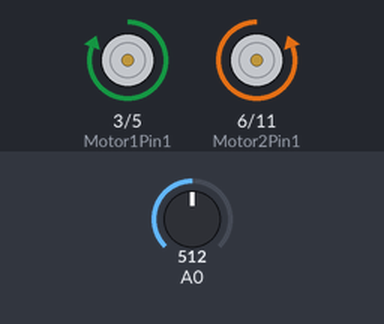
Simulated run of this sketch. Board: Arduino Uno, built with avr-gcc and run on an emulated ATmega328P. Shown: motor-driver pin pairs drawn as motors (green arrow = first pin HIGH = forward, orange = second pin HIGH = backward, longer = more drive). The test bench sets the inputs (shaded band); at power-on: A0 = 512.

Above: at 1.2 s.
1.3 s: A0 set to 44
2.8 s: A0 set to 36
At 4.1 s:
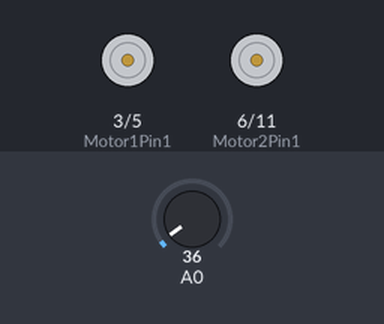
4.4 s: A0 set to 2
5.9 s: A0 set to 0
At 6.6 s:
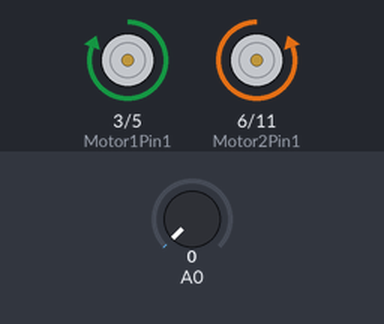
7.4 s: A0 set to 25
At 8.1 s:
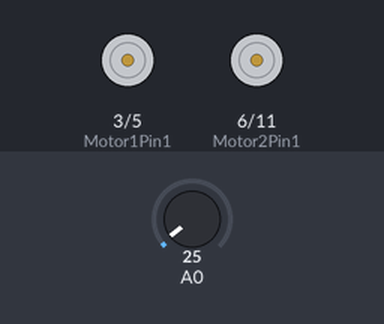
Timing chart, 0 to 10.0 s (numbered marks = the images above; inputs shaded):
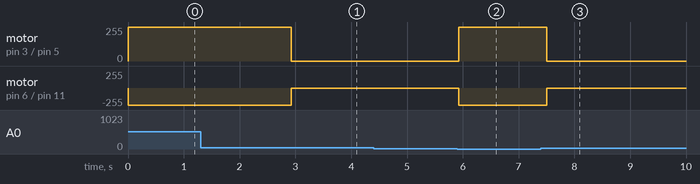

The sketch:

sketch_jan11a.ino
```cpp
const int Motor1Pin1 = 3;
const int Motor1Pin2 = 5;
const int Motor2Pin1 = 6;
const int Motor2Pin2 = 11;
const int LineFrontLeft = 0;
const int LineFrontRight = 4;
const int LineBackLeft = 7;
const int LineBackRight = 8;
const int IRFrontLeft = 0;
const int IRFrontRight= 1;
const int IRBack = 2;
const int IRRight = 3;
const int IRLeft = 4;
int LRdiff= 0;

void setup() {
  pinMode(Motor1Pin1, OUTPUT);  //set up for motor
  pinMode(Motor1Pin2, OUTPUT);
  pinMode(Motor2Pin1, OUTPUT);
  pinMode(Motor2Pin2, OUTPUT);
}

void loop() {                                // Line Sensor need to be used in priority
  if (Distance(IRFrontLeft) < 121){
    if (Distance(IRFrontLeft) < 121){
      GoRight();
      Angle(45);}
  }else{
    Stop();
    delay(300);
  }
}

void GoForward(){
  digitalWrite(Motor1Pin2, LOW);
  digitalWrite(Motor1Pin1, HIGH);
  digitalWrite(Motor2Pin2, LOW);
  digitalWrite(Motor2Pin1, HIGH);
}

void GoBackward(){
  digitalWrite(Motor1Pin1, LOW);
  digitalWrite(Motor1Pin2, HIGH);
  digitalWrite(Motor2Pin1, LOW);
  digitalWrite(Motor2Pin2, HIGH);
}

void GoLeft(){
  digitalWrite(Motor1Pin1, LOW);
  digitalWrite(Motor1Pin2, HIGH);
  digitalWrite(Motor2Pin2, LOW);
  digitalWrite(Motor2Pin1, HIGH);
}

void GoRight(){
  digitalWrite(Motor1Pin2, LOW);
  digitalWrite(Motor1Pin1, HIGH);
  digitalWrite(Motor2Pin1, LOW);
  digitalWrite(Motor2Pin2, HIGH);
}

void Stop(){
  digitalWrite(Motor1Pin2, LOW);
  digitalWrite(Motor1Pin1, LOW);
  digitalWrite(Motor2Pin1, LOW);
  digitalWrite(Motor2Pin2, LOW);
}

int readQD(int sensorP){
  pinMode(sensorP,OUTPUT);
  digitalWrite(sensorP,HIGH);
  delay(100);
  pinMode(sensorP,INPUT);

  long time = micros();

  //time how long the input is HIGH, but quit after 3ms as nothing happens after that
  while (digitalRead(sensorP) == HIGH && micros() - time < 3000);
  int diff = micros() - time;

  return diff;
}

float Distance(int sensorPin){
  return (abs(2400/(analogRead(sensorPin) -20)));
}
//Oringinal Code for Sharp Sensor
//void loop(){
  //float volts= analogRead(IRpin)*0.0048828125;
  //float distance= 65*pow(volts,-1.10);
  //Serial.println(distance);
  //delay(100);
//}

void Chase(){
  int distance1 = Distance(IRFrontLeft);
  int distance2 = Distance(IRFrontRight);
  LRdiff = distance1 - distance2;
  if ((LRdiff > -15) && (LRdiff < 15)){
    GoForward();
    delay(500);
  }else if ((LRdiff > -100) && (LRdiff < -15)){
    GoLeft();
    Angle(7);
  }else if (LRdiff < -100) {
    GoLeft();
    Angle(9);
  }
  else if ( (LRdiff < 100) && (LRdiff > 15)){
    GoRight();
    Angle(4);
  }
  else if ((LRdiff > 100)){
    GoRight();
    Angle(6);
  }


}

void Angle(int a){    // a is the amount of angle that you need the robot turn
 int t = a* 5;   // Important !!!  the equation need to be determined !!!
  delay(t);
}
```

Measured:
- the behaviour switches between 40 and 39 on A0 (found by bisection; images 0 and 1)
- the behaviour switches between 1 and 0 on A0 (found by bisection; images 1 and 2)
- after the input at 1.3 s, every drawn part: stays the same
- after the input at 2.8 s, motor on pin 3 (Motor1Pin1) / pin 5 (Motor1Pin2): forward 255/255 → stopped after 0.13 s; motor on pin 6 (Motor2Pin1) / pin 11 (Motor2Pin2): backward 255/255 → stopped after 0.13 s
- after the input at 4.4 s, every drawn part: stays the same
- after the input at 5.9 s, motor on pin 3 (Motor1Pin1) / pin 5 (Motor1Pin2): stopped → forward 255/255 at once; motor on pin 6 (Motor2Pin1) / pin 11 (Motor2Pin2): stopped → backward 255/255 at once
- after the input at 7.4 s, motor on pin 3 (Motor1Pin1) / pin 5 (Motor1Pin2): forward 255/255 → stopped after 0.11 s; motor on pin 6 (Motor2Pin1) / pin 11 (Motor2Pin2): backward 255/255 → stopped after 0.11 s
